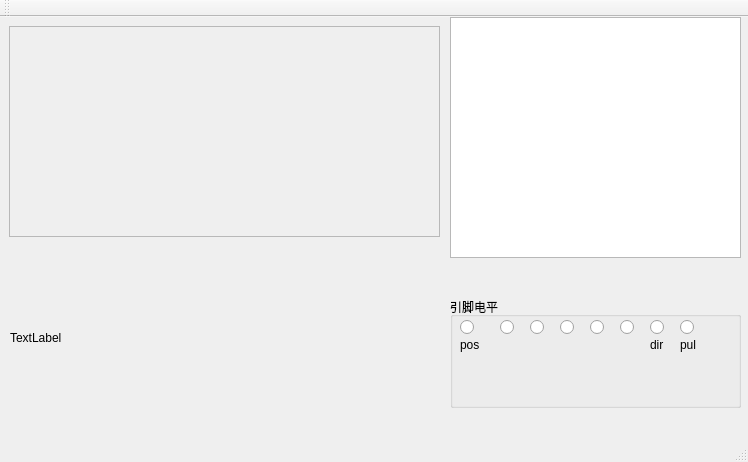
<?xml version="1.0" encoding="UTF-8"?>
<ui version="4.0">
 <class>MainWindow</class>
 <widget class="QMainWindow" name="MainWindow">
  <property name="geometry">
   <rect>
    <x>0</x>
    <y>0</y>
    <width>748</width>
    <height>462</height>
   </rect>
  </property>
  <property name="windowTitle">
   <string>MainWindow</string>
  </property>
  <widget class="QWidget" name="centralWidget">
   <widget class="QGroupBox" name="groupBox">
    <property name="geometry">
     <rect>
      <x>450</x>
      <y>280</y>
      <width>291</width>
      <height>111</height>
     </rect>
    </property>
    <property name="title">
     <string>引脚电平</string>
    </property>
    <widget class="QGroupBox" name="groupBox_2">
     <property name="geometry">
      <rect>
       <x>10</x>
       <y>20</y>
       <width>16</width>
       <height>21</height>
      </rect>
     </property>
     <property name="styleSheet">
      <string notr="true">border:none</string>
     </property>
     <property name="title">
      <string/>
     </property>
     <widget class="QRadioButton" name="rad_7">
      <property name="geometry">
       <rect>
        <x>0</x>
        <y>0</y>
        <width>16</width>
        <height>21</height>
       </rect>
      </property>
      <property name="text">
       <string/>
      </property>
     </widget>
    </widget>
    <widget class="QGroupBox" name="groupBox_5">
     <property name="geometry">
      <rect>
       <x>230</x>
       <y>20</y>
       <width>16</width>
       <height>21</height>
      </rect>
     </property>
     <property name="styleSheet">
      <string notr="true">border:none</string>
     </property>
     <property name="title">
      <string/>
     </property>
     <widget class="QRadioButton" name="rad_0">
      <property name="geometry">
       <rect>
        <x>0</x>
        <y>0</y>
        <width>16</width>
        <height>21</height>
       </rect>
      </property>
      <property name="text">
       <string/>
      </property>
     </widget>
    </widget>
    <widget class="QGroupBox" name="groupBox_3">
     <property name="geometry">
      <rect>
       <x>50</x>
       <y>20</y>
       <width>16</width>
       <height>21</height>
      </rect>
     </property>
     <property name="styleSheet">
      <string notr="true">border:none</string>
     </property>
     <property name="title">
      <string/>
     </property>
     <widget class="QRadioButton" name="rad_6">
      <property name="geometry">
       <rect>
        <x>0</x>
        <y>0</y>
        <width>16</width>
        <height>21</height>
       </rect>
      </property>
      <property name="text">
       <string/>
      </property>
     </widget>
    </widget>
    <widget class="QGroupBox" name="groupBox_4">
     <property name="geometry">
      <rect>
       <x>80</x>
       <y>20</y>
       <width>16</width>
       <height>21</height>
      </rect>
     </property>
     <property name="styleSheet">
      <string notr="true">border:none</string>
     </property>
     <property name="title">
      <string/>
     </property>
     <widget class="QRadioButton" name="rad_5">
      <property name="geometry">
       <rect>
        <x>0</x>
        <y>0</y>
        <width>16</width>
        <height>21</height>
       </rect>
      </property>
      <property name="text">
       <string/>
      </property>
     </widget>
    </widget>
    <widget class="QGroupBox" name="groupBox_6">
     <property name="geometry">
      <rect>
       <x>110</x>
       <y>20</y>
       <width>16</width>
       <height>21</height>
      </rect>
     </property>
     <property name="styleSheet">
      <string notr="true">border:none</string>
     </property>
     <property name="title">
      <string/>
     </property>
     <widget class="QRadioButton" name="rad_4">
      <property name="geometry">
       <rect>
        <x>0</x>
        <y>0</y>
        <width>16</width>
        <height>21</height>
       </rect>
      </property>
      <property name="text">
       <string/>
      </property>
     </widget>
    </widget>
    <widget class="QGroupBox" name="groupBox_7">
     <property name="geometry">
      <rect>
       <x>140</x>
       <y>20</y>
       <width>16</width>
       <height>21</height>
      </rect>
     </property>
     <property name="styleSheet">
      <string notr="true">border:none</string>
     </property>
     <property name="title">
      <string/>
     </property>
     <widget class="QRadioButton" name="rad_3">
      <property name="geometry">
       <rect>
        <x>0</x>
        <y>0</y>
        <width>16</width>
        <height>21</height>
       </rect>
      </property>
      <property name="text">
       <string/>
      </property>
     </widget>
    </widget>
    <widget class="QGroupBox" name="groupBox_8">
     <property name="geometry">
      <rect>
       <x>170</x>
       <y>20</y>
       <width>16</width>
       <height>21</height>
      </rect>
     </property>
     <property name="styleSheet">
      <string notr="true">border:none</string>
     </property>
     <property name="title">
      <string/>
     </property>
     <widget class="QRadioButton" name="rad_2">
      <property name="geometry">
       <rect>
        <x>0</x>
        <y>0</y>
        <width>16</width>
        <height>21</height>
       </rect>
      </property>
      <property name="text">
       <string/>
      </property>
     </widget>
    </widget>
    <widget class="QGroupBox" name="groupBox_9">
     <property name="geometry">
      <rect>
       <x>200</x>
       <y>20</y>
       <width>16</width>
       <height>21</height>
      </rect>
     </property>
     <property name="styleSheet">
      <string notr="true">border:none</string>
     </property>
     <property name="title">
      <string/>
     </property>
     <widget class="QRadioButton" name="rad_1">
      <property name="geometry">
       <rect>
        <x>0</x>
        <y>0</y>
        <width>16</width>
        <height>21</height>
       </rect>
      </property>
      <property name="text">
       <string/>
      </property>
     </widget>
    </widget>
    <widget class="QLabel" name="label">
     <property name="geometry">
      <rect>
       <x>230</x>
       <y>40</y>
       <width>21</width>
       <height>16</height>
      </rect>
     </property>
     <property name="text">
      <string>pul</string>
     </property>
    </widget>
    <widget class="QLabel" name="label_2">
     <property name="geometry">
      <rect>
       <x>200</x>
       <y>40</y>
       <width>21</width>
       <height>16</height>
      </rect>
     </property>
     <property name="text">
      <string>dir</string>
     </property>
    </widget>
    <widget class="QLabel" name="label_3">
     <property name="geometry">
      <rect>
       <x>10</x>
       <y>40</y>
       <width>21</width>
       <height>16</height>
      </rect>
     </property>
     <property name="text">
      <string>pos</string>
     </property>
    </widget>
   </widget>
   <widget class="QPlainTextEdit" name="plainTextEdit">
    <property name="geometry">
     <rect>
      <x>450</x>
      <y>0</y>
      <width>291</width>
      <height>241</height>
     </rect>
    </property>
   </widget>
   <widget class="QScrollArea" name="scrollArea">
    <property name="geometry">
     <rect>
      <x>9</x>
      <y>9</y>
      <width>431</width>
      <height>211</height>
     </rect>
    </property>
    <property name="widgetResizable">
     <bool>true</bool>
    </property>
    <widget class="QWidget" name="scrollAreaWidgetContents">
     <property name="geometry">
      <rect>
       <x>0</x>
       <y>0</y>
       <width>429</width>
       <height>209</height>
      </rect>
     </property>
    </widget>
   </widget>
   <widget class="QLabel" name="lab_pic">
    <property name="geometry">
     <rect>
      <x>10</x>
      <y>250</y>
      <width>421</width>
      <height>141</height>
     </rect>
    </property>
    <property name="sizePolicy">
     <sizepolicy hsizetype="Expanding" vsizetype="Expanding">
      <horstretch>0</horstretch>
      <verstretch>0</verstretch>
     </sizepolicy>
    </property>
    <property name="text">
     <string>TextLabel</string>
    </property>
   </widget>
  </widget>
  <widget class="QMenuBar" name="menuBar">
   <property name="geometry">
    <rect>
     <x>0</x>
     <y>0</y>
     <width>748</width>
     <height>23</height>
    </rect>
   </property>
  </widget>
  <widget class="QToolBar" name="mainToolBar">
   <attribute name="toolBarArea">
    <enum>TopToolBarArea</enum>
   </attribute>
   <attribute name="toolBarBreak">
    <bool>false</bool>
   </attribute>
  </widget>
  <widget class="QStatusBar" name="statusBar"/>
 </widget>
 <layoutdefault spacing="6" margin="11"/>
 <resources/>
 <connections/>
</ui>
